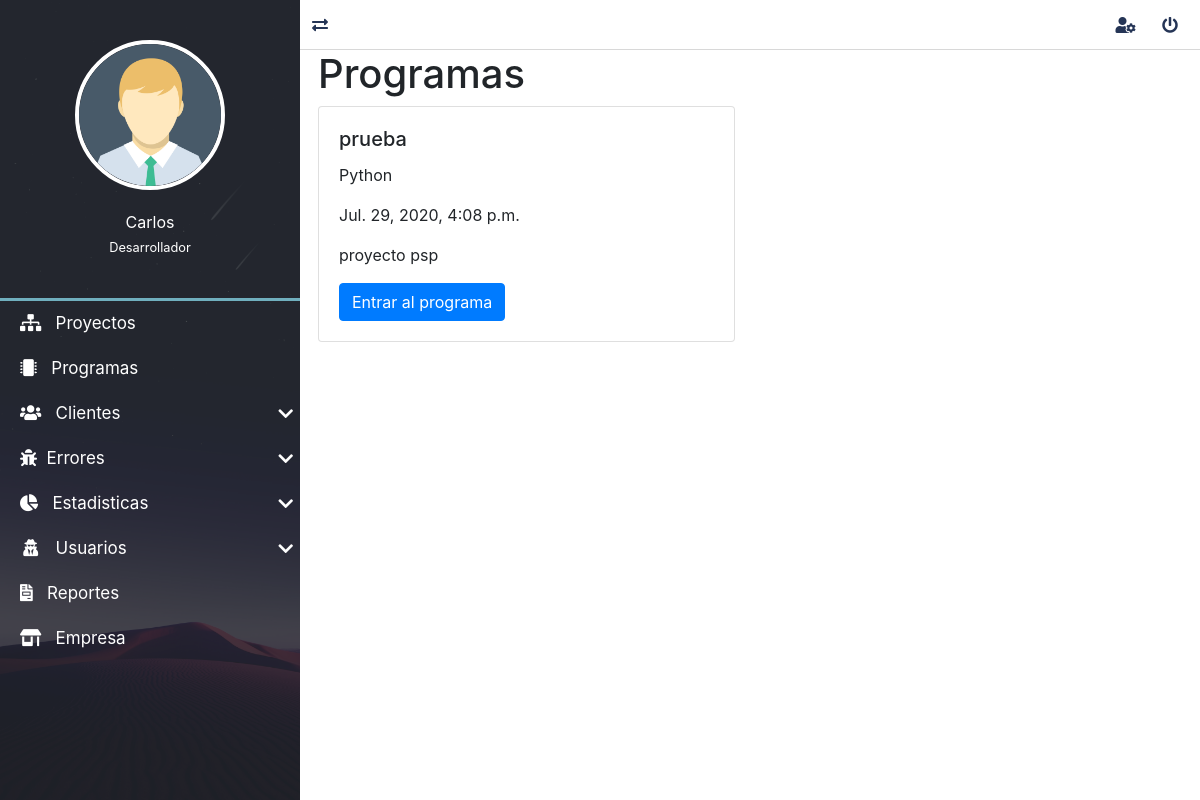
Screenshot of /programas/ (signed in) with the database file from the repository.
### programas/models.py (models this page shows, shortened)
class Programa(models.Model):
    id_usuario = models.ForeignKey(settings.AUTH_USER_MODEL, verbose_name="usuario", on_delete=models.CASCADE)
    id_proyecto = models.ForeignKey("proyectos.Proyecto", verbose_name="proyecto", on_delete=models.CASCADE)
    nombre = models.CharField(verbose_name="Nombre", max_length=200)
    descripcion = models.TextField(verbose_name="Descripción")
    id_lenguaje = models.ForeignKey("mainApp.Lenguaje", verbose_name="lenguaje", on_delete=models.CASCADE)
    id_medida = models.ForeignKey("mainApp.Medida", verbose_name="medida", on_delete=models.CASCADE)
    fecha_creacion = models.DateTimeField(auto_now_add=True, verbose_name="Fecha de creación")
    fecha_actualizacion = models.DateTimeField(auto_now=True, verbose_name="Fecha de edición")
    fecha_finalizacion = models.DateTimeField(verbose_name="Fecha de finalización", null=True, blank=True)
    class Meta:
        verbose_name = "Programa"
        verbose_name_plural = "Programas"
        ordering = ['nombre', 'fecha_creacion']

### mainApp/models.py (models this page shows)
class Lenguaje(models.Model):
    nombre = models.CharField(verbose_name="Nombre", max_length=200)
    class Meta:
        verbose_name = "Lenguaje"
        verbose_name_plural = "Lenguajes"
        ordering = ['nombre']
    def __str__(self):
        return self.nombre

### proyectos/models.py (models this page shows)
class Proyecto(models.Model):
    nombre=models.CharField(max_length=50, verbose_name="Nombre")
    id_proceso = models.ForeignKey("mainApp.Proceso", verbose_name="Proceso", on_delete=models.CASCADE)
    descripcion=models.TextField(verbose_name="Descripcion")
    fechaInicio=models.DateTimeField(auto_now_add=True, verbose_name="fechaCreacion")
    ultimaActualizacion=models.DateTimeField(auto_now=True, verbose_name="Actualizado")
    class Meta:
        verbose_name ="Proyecto"
        verbose_name_plural ="Proyectos"
    def __str__(self):
        return self.nombre

### programas/views.py (the view)
# urls.py: path('programas/', include('programas.urls')),
@login_required(login_url='login')
def programas(request):
    cont=Programa.objects.all()
    return render(request,'programaT/programas.html',{
        'title':'Programas',
        'contes':cont
    })

### mainApp/context_processors.py (called while the page is built)
def get_programasDeUsuario(request):
    programas= Programa.objects.all()
    return {'lista_programas':programas}

def get_lenguajes(request):
    lenguajes = Lenguaje.objects.all()
    return {'lista_lenguajes':lenguajes}

def get_medidas(request):
    medidas = Medida.objects.all()
    return {'lista_medidas':medidas}

def get_fases(request):
    fases = Fase.objects.all()
    return {'lista_fases':fases}

def get_tiposdefectos(request):
    tipos_defectos = TiposDefecto.objects.all()
    return {'lista_tipos_defectos':tipos_defectos}

### proyectos/context_processors.py (called while the page is built)
def get_proyecto(request):
    proyecto= Proyecto.objects.values_list('id','nombre','id_proceso' ,'descripcion', 'fechaInicio')
    return {
        'proyectos':proyecto
    }

### programas/templates/programaT/programas.html (shortened to what this page needs)
{% extends 'layouts/layout.html' %}
{% block content %}
    <h1>{{title}}</h1>
    <div class="row">
        {% for j in contes %}
        {% if j.id_usuario_id == request.user.id %}
            <div class="col-sm-6 mb-3">
                <div class="card">
                    <div class="card-body">
                        <h5 class="card-title">{{j.nombre}}</h5>
                        <p class="card-text">{{j.id_lenguaje}}</p>
                        <p class="card-text">{{j.fecha_creacion}}</p>
                        <p class="card-text">{{j.id_proyecto}}</p>
                        <a href="{% url 'detalles_programa' j.id j.nombre|slugify %}" class="btn btn-primary">Entrar al programa</a>
                    </div>
                </div>
            </div>
            {% endif %}
        {% endfor %}
    </div>
{% endblock content %}

### mainApp/templates/layouts/layout.html (shortened to what this page needs)
{% load static %}
<!DOCTYPE html>
<html lang="es">
<head>
	<link rel="stylesheet" href="{% static 'dashboar/css/normalize.css' %}">
	<link rel="stylesheet" href="{% static 'dashboar/css/style.css' %}">
	<link rel="stylesheet" href="{% static 'dashboar/css/all.css' %}">
	<link rel="stylesheet" href="{% static 'dashboar/css/sweetalert2.min.css' %}">
	<link rel="stylesheet" href="{% static 'dashboar/css/jquery.mCustomScrollbar.css' %}">
	<link rel="stylesheet" href="https://stackpath.bootstrapcdn.com/bootstrap/4.5.0/css/bootstrap.min.css">
	<link rel="stylesheet" type="text/css" href="{% static 'css/style.css' %}">
</head>
<body>
	<main class="full-box main-container">
		<section class="full-box nav-lateral">
			<div class="full-box nav-lateral-content">
				<figure class="full-box nav-lateral-avatar">
					<img src=" {% static 'dashboar/assets/avatar/Avatar.png' %}" class="img-fluid" alt="Avatar">
					<figcaption class="roboto-medium text-center">
						{{request.user.first_name}} <br>
						{% if request.user.is_staff %}
							<small class="roboto-condensed-light">Administrador</small>
						{% else %}
							<small class="roboto-condensed-light">Desarrollador</small>
						{% endif %}
					</figcaption>
				</figure>
				<div class="full-box nav-lateral-bar"></div>
				<nav class="full-box nav-lateral-menu">
					<ul>
						<li>
							<a href=" {% url 'proyectos' %}"><i class="fas fa-sitemap"></i> &nbsp; Proyectos</a>
						</li>
						<li>
							<a href=" {% url 'programas' %}"><i class="fas fa-microchip"></i> &nbsp; Programas</a>
						</li>
						<li>
							<a href="#" class="nav-btn-submenu"><i class="fas fa-users fa-fw"></i> &nbsp; Clientes <i class="fas fa-chevron-down"></i></a>
						</li>
						<li>
							<a href="#" class="nav-btn-submenu"><i class="fas fa-bug"></i></i> &nbsp;Errores<i class="fas fa-chevron-down"></i></a>
						</li>
						<li>
							<a href="#" class="nav-btn-submenu"><i class="fas fa-chart-pie"></i> &nbsp; Estadisticas <i class="fas fa-chevron-down"></i></a>
						</li>
						<li>
							<a href="#" class="nav-btn-submenu"><i class="fas  fa-user-secret fa-fw"></i> &nbsp; Usuarios <i class="fas fa-chevron-down"></i></a>
						</li>
						<li>
							<a href="{% url 'lista_reportes' %}"><i class="fas fa-file-invoice"></i> &nbsp; Reportes</a>
						</li>
						<li>
							<a href="company.html"><i class="fas fa-store-alt fa-fw"></i> &nbsp; Empresa</a>
						</li>
					</ul>
				</nav>
			</div>
		</section>
		<section class="full-box page-content">
			<nav class="full-box navbar-info">
				<a href="#" class="float-left show-nav-lateral">
					<i class="fas fa-exchange-alt"></i>
				</a>
				{% if user.email %}
					{% if title != 'Perfil de usuario' %}
						<a href="{% url 'editPerfilUs' %}">
							<i class="fas fa-user-cog"></i>
						</a>
					{% endif %}
					<a href="#" class="btn-exit-system">
						<i class="fas fa-power-off"></i>
					</a>
				{% else %}
					<a href="{% url 'log_in' %}">
						<i class="fas fa-sign-in-alt"></i>
					</a>
				{% endif %}
			</nav>
			 <div class="content-box">
				{% block content %}
				{% endblock content %}
			</div>
		</section>
	</main>
</body>
</html>

### mainApp/static/dashboar/css/style.css (style rules this page uses)
:root { --color-one: #F5F5F5; --color-two: #24292E; --color-three: #70afbe; --form-color: #14111A; --accent-color: #253556; --border-color: #D8D8D8; }
body,html { width: 100vw; height: 100vh; background-color: var(--color-one); color: #333; font-size: 16px; }
.full-box { margin: 0; padding: 0; box-sizing: border-box; width: 100%; }
.main-container { height: 100%; position: absolute; top: 0; left: 0; overflow: hidden; }
.page-content, .nav-lateral { height: 100%; overflow: hidden; }
.page-content { position: relative; padding-left: 300px; transition: all .2s ease-in-out; padding-bottom: 20px; }
.nav-lateral { width: 300px; position: absolute; top: 0; left: 0; z-index: 1; transition: all .2s ease-in-out; background-image: url('../assets/img/nav-font.jpg'); background-position: center center; background-size: cover; }
.nav-lateral-content { max-width: 300px; height: 100%; background-color: rgba(36, 41, 46, .8); }
.nav-lateral-bar { height: 3px; background-color: var(--color-three); }
.nav-lateral-avatar { padding: 40px 0; }
.nav-lateral-avatar img { width: 50%; margin: 0 auto; display: block; border: 4px solid #FFF; border-radius: 100%; }
.nav-lateral-avatar figcaption { margin-top: 20px; color: #FFF; }
.nav-lateral-menu { height: auto; }
.nav-lateral-menu ul { margin: 0; padding: 0; list-style: none; }
.nav-lateral-menu ul li { width: 100%; height: auto; }
.nav-lateral-menu ul li a { display: block; width: 100%; height: 45px; line-height: 45px; text-decoration: none; color: #FFF; font-size: 17px; box-sizing: border-box; padding-left: 20px; transition: all .2s ease-in-out; }
.nav-lateral-menu .fa-chevron-down, .nav-lateral-menu .fa-chevron-up { float: right; height: 45px; line-height: 45px; margin-right: 7px; transition: all .2s ease-in-out; }
.navbar-info { height: 50px; border-bottom: 1px solid var(--border-color); text-align: right; padding-right: 10px; }
.navbar-info a { color: var(--accent-color); height: 50px; min-width: 40px; text-align: center; line-height: 50px; display: inline-block; transition: all .2s ease-out; user-select: none; }
.content-box { margin-left: 2%; margin-right: 2%; }

### mainApp/static/dashboar/css/all.css (style rules this page uses)
.fa, .fas, .far, .fal, .fab { -moz-osx-font-smoothing: grayscale; -webkit-font-smoothing: antialiased; display: inline-block; font-style: normal; font-variant: normal; text-rendering: auto; line-height: 1; }
.fa-fw { text-align: center; width: 1.25em; }
.fa-bug:before { content: "\f188"; }
.fa-chart-pie:before { content: "\f200"; }
.fa-chevron-down:before { content: "\f078"; }
.fa-exchange-alt:before { content: "\f362"; }
.fa-file-invoice:before { content: "\f570"; }
.fa-microchip:before { content: "\f2db"; }
.fa-power-off:before { content: "\f011"; }
.fa-sitemap:before { content: "\f0e8"; }
.fa-store-alt:before { content: "\f54f"; }
.fa-user-cog:before { content: "\f4fe"; }
.fa-user-secret:before { content: "\f21b"; }
.fa-users:before { content: "\f0c0"; }
.fa, .fas { font-family: 'Font Awesome 5 Free'; font-weight: 900; }

### mainApp/static/css/style.css (style rules this page uses)
:root { --fondo: url("../img/fondoLogin.png"); --porsentaje-borde-radius: 5%; --px-borde-radius: 4px; --bac-color: #70afbe; --shadow-box: 0px 4px 18px 3px rgba(0,0,0,0.75);; }
.card { transition: box-shadow 0.5s; }

### rows the page displays
Programa: nombre "prueba", id_lenguaje "Python", fecha_creacion "Jul. 29, 2020, 4:08 p.m.", id_proyecto "proyecto psp"

### other values shown
{{ request.user.first_name }} "Carlos"
{{ title }} "Programas"
